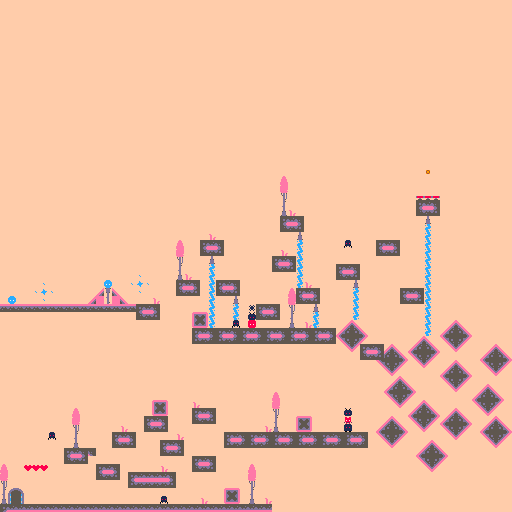

A level layout from a 2D game, rendered from its tile map. Below: a short description, then the map file with tile-grid data replaced by summaries:
An orthogonal 64x64 tile map with 8x8 px tiles, 1 tile layer (Tile Layer 1).

<map version="1.10" tiledversion="1.11.0" orientation="orthogonal" renderorder="right-down" width="64" height="64" tilewidth="8" tileheight="8" infinite="0" nextlayerid="2" nextobjectid="1">
 <tileset firstgid="1" source="8x8-kenny-tileset.tsx" />
 <layer id="1" name="Tile Layer 1" width="64" height="64">
  <data>[4096 cells, 4096 non-empty, 41 distinct tile ids]</data>
 </layer>
</map>
